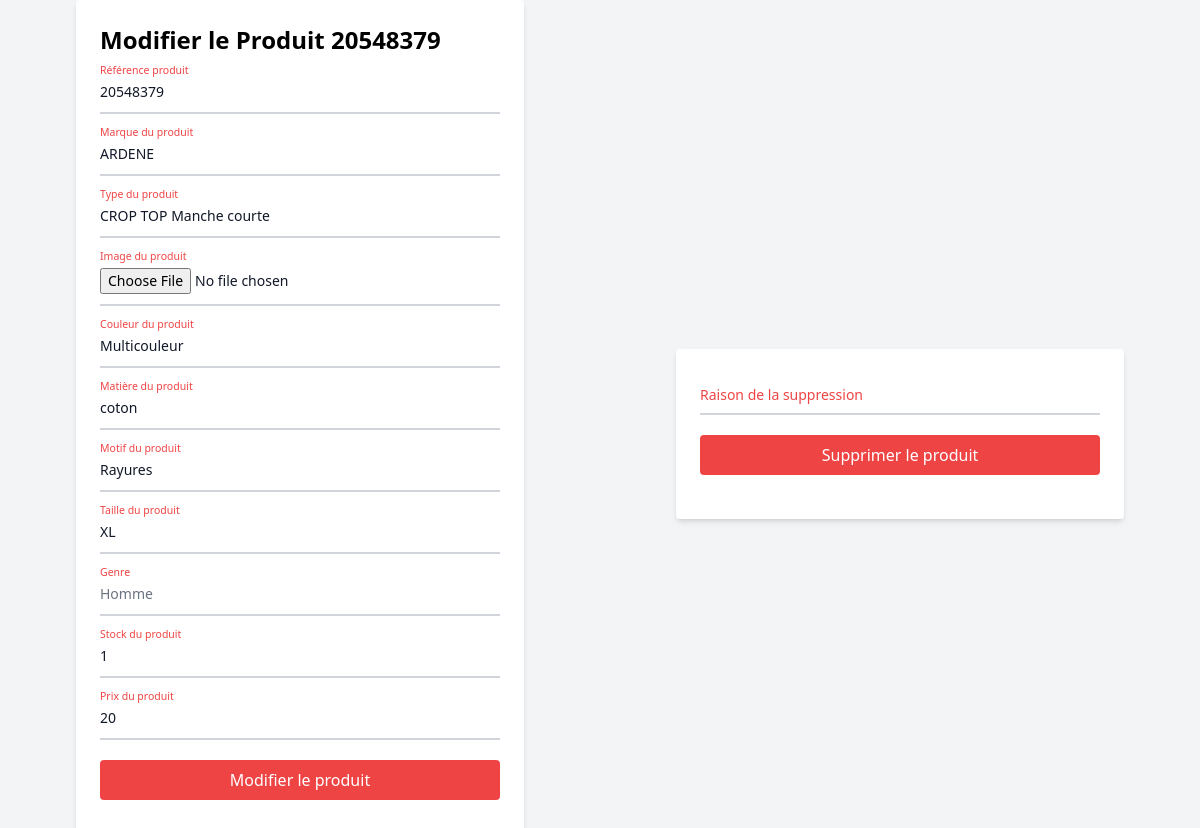
The page /back_office/edit_product.php?id=27 on the database its author committed.
### tables this page shows
CREATE TABLE `products` (
  `id` int NOT NULL,
  `reference_produit` int NOT NULL,
  `marque` varchar(255) NOT NULL,
  `categorie` varchar(255) NOT NULL,
  `nom` varchar(255) NOT NULL,
  `couleur` varchar(255) NOT NULL,
  `matiere` varchar(255) NOT NULL,
  `motif` varchar(255) NOT NULL,
  `taille` varchar(255) NOT NULL,
  `genre` varchar(255) NOT NULL,
  `description` text NOT NULL,
  `stock` int NOT NULL,
  `prix` int NOT NULL,
  `image` varchar(255) NOT NULL
);

### src/back_office/edit_product.php (the view, shortened to what this page needs)
<?php
if (isset($_GET["id"]) && !empty($_GET["id"])) {
    require_once("../connect.php");
    $id = strip_tags($_GET["id"]);
    $sql = "SELECT * FROM products WHERE id = :id";
    $query = $db->prepare($sql);
    $query->bindValue(":id", $id, PDO::PARAM_INT);
    $query->execute();
    $produits = $query->fetch();
} else {
    header("Location: tableauProduits.php");
    exit();
}
?>
<!doctype html>
<html lang="fr">
<head>
  <link rel="stylesheet" href="../styles/output.css">
  <link rel="stylesheet" href="../styles/reset.css">
</head>
<body class="flex items-center justify-center min-h-screen bg-gray-100">
    <form action="" method="post" enctype="multipart/form-data" class="max-w-md mx-auto bg-white p-6 rounded shadow-md w-full">
        <h1 class="text-2xl font-bold mb-4">Modifier le Produit <?=$produits['reference_produit']?></h1>
        <div class="relative z-0 w-full mb-5 group">
            <input type="text" name="ref" id="ref" value="<?=$produits['reference_produit']?>" class="block py-2.5 px-0 w-full text-sm text-gray-900 bg-transparent border-0 border-b-2 border-gray-300 appearance-none focus:outline-none focus:ring-0 focus:border-red-600 peer" placeholder=" " required />
            <label for="ref" class="peer-focus:font-medium absolute text-sm text-red-500 duration-300 transform -translate-y-6 scale-75 top-3 -z-10 origin-[0] peer-focus:start-0 peer-focus:text-red-600 peer-placeholder-shown:scale-100 peer-placeholder-shown:translate-y-0 peer-focus:scale-75 peer-focus:-translate-y-6">Référence produit</label>
        </div>
        <div class="relative z-0 w-full mb-5 group">
            <input type="text" name="marque" id="marque" value="<?=$produits['marque']?>" class="block py-2.5 px-0 w-full text-sm text-gray-900 bg-transparent border-0 border-b-2 border-gray-300 appearance-none focus:outline-none focus:ring-0 focus:border-red-600 peer" placeholder=" " required />
            <label for="marque" class="peer-focus:font-medium absolute text-sm text-red-500 duration-300 transform -translate-y-6 scale-75 top-3 -z-10 origin-[0] peer-focus:start-0 peer-focus:text-red-600 peer-placeholder-shown:scale-100 peer-placeholder-shown:translate-y-0 peer-focus:scale-75 peer-focus:-translate-y-6">Marque du produit</label>
        </div>
        <div class="relative z-0 w-full mb-5 group">
            <input type="text" name="categorie" id="categorie" value="<?=$produits['categorie']?>" class="block py-2.5 px-0 w-full text-sm text-gray-900 bg-transparent border-0 border-b-2 border-gray-300 appearance-none focus:outline-none focus:ring-0 focus:border-red-600 peer" placeholder=" " required />
            <label for="categorie" class="peer-focus:font-medium absolute text-sm text-red-500 duration-300 transform -translate-y-6 scale-75 top-3 -z-10 origin-[0] peer-focus:start-0 peer-focus:text-red-600 peer-placeholder-shown:scale-100 peer-placeholder-shown:translate-y-0 peer-focus:scale-75 peer-focus:-translate-y-6">Type du produit</label>
        </div>
        <div class="relative z-0 w-full mb-5 group">
            <input type="file" name="image" id="image" class="block py-2.5 px-0 w-full text-sm text-gray-900 bg-transparent border-0 border-b-2 border-gray-300 appearance-none focus:outline-none focus:ring-0 focus:border-red-600 peer" required />
            <label for="image" class="peer-focus:font-medium absolute text-sm text-red-500 duration-300 transform -translate-y-6 scale-75 top-3 -z-10 origin-[0] peer-focus:start-0 peer-focus:text-red-600 peer-placeholder-shown:scale-100 peer-placeholder-shown:translate-y-0 peer-focus:scale-75 peer-focus:-translate-y-6">Image du produit</label>
        </div>
        <div class="relative z-0 w-full mb-5 group">
            <input type="text" name="couleur" id="couleur" value="<?=$produits['couleur']?>" class="block py-2.5 px-0 w-full text-sm text-gray-900 bg-transparent border-0 border-b-2 border-gray-300 appearance-none focus:outline-none focus:ring-0 focus:border-red-600 peer" placeholder=" " required />
            <label for="couleur" class="peer-focus:font-medium absolute text-sm text-red-500 duration-300 transform -translate-y-6 scale-75 top-3 -z-10 origin-[0] peer-focus:start-0 peer-focus:text-red-600 peer-placeholder-shown:scale-100 peer-placeholder-shown:translate-y-0 peer-focus:scale-75 peer-focus:-translate-y-6">Couleur du produit</label>
        </div>
        <div class="relative z-0 w-full mb-5 group">
            <input type="text" name="matiere" id="matiere" value="<?=$produits['matiere']?>" class="block py-2.5 px-0 w-full text-sm text-gray-900 bg-transparent border-0 border-b-2 border-gray-300 appearance-none focus:outline-none focus:ring-0 focus:border-red-600 peer" placeholder=" " required />
            <label for="matiere" class="peer-focus:font-medium absolute text-sm text-red-500 duration-300 transform -translate-y-6 scale-75 top-3 -z-10 origin-[0] peer-focus:start-0 peer-focus:text-red-600 peer-placeholder-shown:scale-100 peer-placeholder-shown:translate-y-0 peer-focus:scale-75 peer-focus:-translate-y-6">Matière du produit</label>
        </div>
        <div class="relative z-0 w-full mb-5 group">
            <input type="text" name="motif" id="motif" value="<?=$produits['motif']?>" class="block py-2.5 px-0 w-full text-sm text-gray-900 bg-transparent border-0 border-b-2 border-gray-300 appearance-none focus:outline-none focus:ring-0 focus:border-red-600 peer" placeholder=" " required />
            <label for="motif" class="peer-focus:font-medium absolute text-sm text-red-500 duration-300 transform -translate-y-6 scale-75 top-3 -z-10 origin-[0] peer-focus:start-0 peer-focus:text-red-600 peer-placeholder-shown:scale-100 peer-placeholder-shown:translate-y-0 peer-focus:scale-75 peer-focus:-translate-y-6">Motif du produit</label>
        </div>
        <div class="relative z-0 w-full mb-5 group">
            <input type="text" name="taille" id="taille" value="<?=$produits['taille']?>" class="block py-2.5 px-0 w-full text-sm text-gray-900 bg-transparent border-0 border-b-2 border-gray-300 appearance-none focus:outline-none focus:ring-0 focus:border-red-600 peer" placeholder=" " required />
            <label for="taille" class="peer-focus:font-medium absolute text-sm text-red-500 duration-300 transform -translate-y-6 scale-75 top-3 -z-10 origin-[0] peer-focus:start-0 peer-focus:text-red-600 peer-placeholder-shown:scale-100 peer-placeholder-shown:translate-y-0 peer-focus:scale-75 peer-focus:-translate-y-6">Taille du produit</label>
        </div>
        <div class="relative z-0 w-full mb-5 group">
            <select name="genre" id="genre" class="block py-2.5 px-0 w-full text-sm text-gray-500 bg-transparent border-0 border-b-2 border-gray-300 appearance-none focus:outline-none focus:ring-0 focus:border-red-600 peer" required>
                <option value="homme" <?=($produits['genre'] == 'homme') ? 'selected' : '';?>>Homme</option>
            </select>
            <label for="genre" class="peer-focus:font-medium absolute text-sm text-red-500 duration-300 transform -translate-y-6 scale-75 top-3 -z-10 origin-[0] peer-focus:start-0 peer-focus:text-red-600 peer-placeholder-shown:scale-100 peer-placeholder-shown:translate-y-0 peer-focus:scale-75 peer-focus:-translate-y-6">Genre</label>
        </div>
        <div class="relative z-0 w-full mb-5 group">
            <input type="number" name="stock" id="stock" min="0" value="<?=$produits['stock']?>" class="block py-2.5 px-0 w-full text-sm text-gray-900 bg-transparent border-0 border-b-2 border-gray-300 appearance-none focus:outline-none focus:ring-0 focus:border-red-600 peer" placeholder=" " required />
            <label for="stock" class="peer-focus:font-medium absolute text-sm text-red-500 duration-300 transform -translate-y-6 scale-75 top-3 -z-10 origin-[0] peer-focus:start-0 peer-focus:text-red-600 peer-placeholder-shown:scale-100 peer-placeholder-shown:translate-y-0 peer-focus:scale-75 peer-focus:-translate-y-6">Stock du produit</label>
        </div>
        <div class="relative z-0 w-full mb-5 group">
            <input type="text" name="prix" id="prix" value="<?=$produits['prix']?>" class="block py-2.5 px-0 w-full text-sm text-gray-900 bg-transparent border-0 border-b-2 border-gray-300 appearance-none focus:outline-none focus:ring-0 focus:border-red-600 peer" placeholder=" " required />
            <label for="prix" class="peer-focus:font-medium absolute text-sm text-red-500 duration-300 transform -translate-y-6 scale-75 top-3 -z-10 origin-[0] peer-focus:start-0 peer-focus:text-red-600 peer-placeholder-shown:scale-100 peer-placeholder-shown:translate-y-0 peer-focus:scale-75 peer-focus:-translate-y-6">Prix du produit</label>
        </div>
        <button type="submit" class="w-full bg-red-500 text-white py-2 rounded hover:bg-red-600 mb-5">Modifier le produit</button>
    </form>
    <form action="stock_discard.php?id=<?=$produits['id']?>" method="post" class="max-w-md mx-auto bg-white p-6 rounded shadow-md w-full mt-6">
        <div class="relative z-0 w-full mb-5 group">
            <input type="text" name="raison_suppression" id="raison_suppression" class="block py-2.5 px-0 w-full text-sm text-gray-900 bg-transparent border-0 border-b-2 border-gray-300 appearance-none focus:outline-none focus:ring-0 focus:border-red-600 peer" placeholder=" " required />
            <label for="raison_suppression" class="peer-focus:font-medium absolute text-sm text-red-500 duration-300 transform -translate-y-6 scale-75 top-3 -z-10 origin-[0] peer-focus:start-0 peer-focus:text-red-600 peer-placeholder-shown:scale-100 peer-placeholder-shown:translate-y-0 peer-focus:scale-75 peer-focus:-translate-y-6">Raison de la suppression</label>
        </div>
        <button type="submit" class="w-full bg-red-500 text-white py-2 rounded hover:bg-red-600 mb-5">Supprimer le produit</button>
    </form>
</body>
</html>

### rows shown on the page
products: reference_produit "20548379", ref "20548379", marque "ARDENE", categorie "CROP TOP Manche courte", couleur "Multicouleur", matiere "coton", motif "Rayures", taille "XL", stock "1", prix "20"
